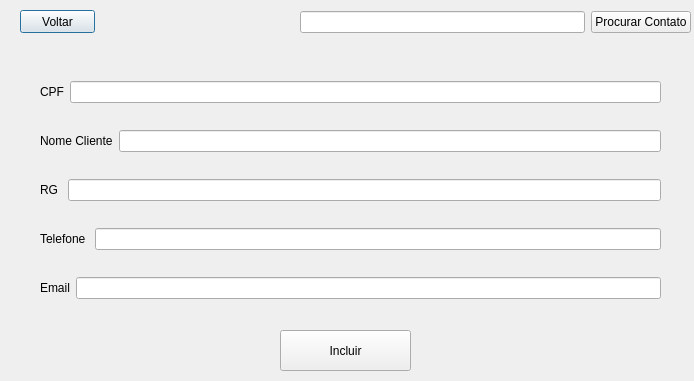
<?xml version="1.0" encoding="UTF-8"?>
<ui version="4.0">
 <class>TelaClienteAlterar</class>
 <widget class="QDialog" name="TelaClienteAlterar">
  <property name="geometry">
   <rect>
    <x>0</x>
    <y>0</y>
    <width>694</width>
    <height>381</height>
   </rect>
  </property>
  <property name="windowTitle">
   <string>Dialog</string>
  </property>
  <widget class="QPushButton" name="Voltar">
   <property name="geometry">
    <rect>
     <x>20</x>
     <y>10</y>
     <width>75</width>
     <height>23</height>
    </rect>
   </property>
   <property name="text">
    <string>Voltar</string>
   </property>
  </widget>
  <widget class="QWidget" name="layoutWidget">
   <property name="geometry">
    <rect>
     <x>40</x>
     <y>60</y>
     <width>621</width>
     <height>261</height>
    </rect>
   </property>
   <layout class="QVBoxLayout" name="verticalLayout">
    <item>
     <layout class="QHBoxLayout" name="horizontalLayout_2">
      <item>
       <widget class="QLabel" name="label">
        <property name="text">
         <string>CPF</string>
        </property>
       </widget>
      </item>
      <item>
       <widget class="QLineEdit" name="lineEdit_CPF"/>
      </item>
     </layout>
    </item>
    <item>
     <layout class="QHBoxLayout" name="horizontalLayout_3">
      <item>
       <widget class="QLabel" name="label_2">
        <property name="text">
         <string>Nome Cliente</string>
        </property>
       </widget>
      </item>
      <item>
       <widget class="QLineEdit" name="lineEdit_NomeCliente"/>
      </item>
     </layout>
    </item>
    <item>
     <layout class="QHBoxLayout" name="horizontalLayout_5">
      <item>
       <widget class="QLabel" name="label_4">
        <property name="text">
         <string>RG </string>
        </property>
       </widget>
      </item>
      <item>
       <widget class="QLineEdit" name="lineEdit_RG"/>
      </item>
     </layout>
    </item>
    <item>
     <layout class="QHBoxLayout" name="horizontalLayout_6">
      <item>
       <widget class="QLabel" name="label_5">
        <property name="text">
         <string>Telefone </string>
        </property>
       </widget>
      </item>
      <item>
       <widget class="QLineEdit" name="lineEdit_Telefone"/>
      </item>
     </layout>
    </item>
    <item>
     <layout class="QHBoxLayout" name="horizontalLayout_7">
      <item>
       <widget class="QLabel" name="label_6">
        <property name="text">
         <string>Email</string>
        </property>
       </widget>
      </item>
      <item>
       <widget class="QLineEdit" name="lineEdit_Email"/>
      </item>
     </layout>
    </item>
   </layout>
  </widget>
  <widget class="QPushButton" name="Incluir">
   <property name="geometry">
    <rect>
     <x>280</x>
     <y>330</y>
     <width>131</width>
     <height>41</height>
    </rect>
   </property>
   <property name="text">
    <string>Incluir</string>
   </property>
  </widget>
  <widget class="QWidget" name="layoutWidget">
   <property name="geometry">
    <rect>
     <x>300</x>
     <y>10</y>
     <width>391</width>
     <height>25</height>
    </rect>
   </property>
   <layout class="QHBoxLayout" name="horizontalLayout">
    <item>
     <widget class="QLineEdit" name="lineEdit_ProcurarContato"/>
    </item>
    <item>
     <widget class="QPushButton" name="ProcurarContato">
      <property name="text">
       <string>Procurar Contato</string>
      </property>
     </widget>
    </item>
   </layout>
  </widget>
 </widget>
 <resources/>
 <connections/>
</ui>
